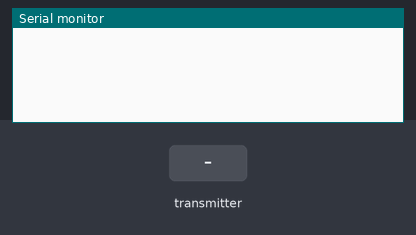
This program was run on a simulated ESP32. Shown: the last lines printed to the serial monitor. The inputs (shaded band) are chosen by the test bench.

Above: at 1.2 s.
1.3 s: the transmitter starts sending a = 0
At 1.66 s:
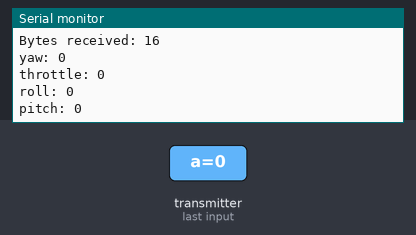
2.8 s: the transmitter starts sending b = 1024
4.3 s: the transmitter starts sending c = 1024
5.8 s: the transmitter starts sending d = 1024
At 6.16 s:
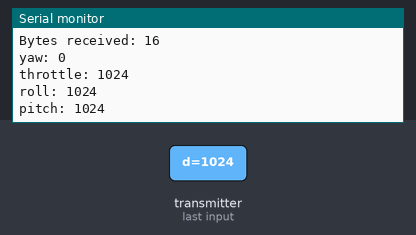
7.3 s: the transmitter starts sending a = 1024
8.8 s: the transmitter starts sending b = 2048
Timing chart, 0 to 11.3 s (numbered marks = the images above; inputs shaded):
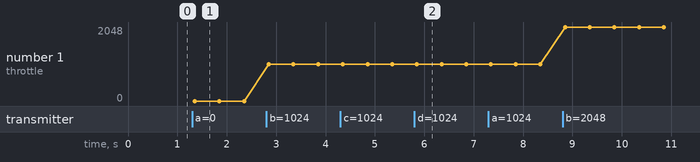

The program:

main.cpp
```cpp
#include <Arduino.h>
#include <esp_now.h>
#include <WiFi.h>

int yaw;
int throttle;
int pitch;
int roll;

// Structure example to receive data
// Must match the sender structure
typedef struct struct_message {
  /*    char a[32];
      int b;
      float c;
      bool d;*/
  int a;
  int b;
  int c;
  int d;
} struct_message;

// Create a struct_message called myData
struct_message myData;

// callback function that will be executed when data is received
void OnDataRecv(const uint8_t * mac, const uint8_t *incomingData, int len) {
  memcpy(&myData, incomingData, sizeof(myData));
  Serial.print("Bytes received: ");
  Serial.println(len);
  yaw = myData.a;
  throttle = myData.b;
  roll = myData.c;
  pitch = myData.d;
  Serial.print("yaw: ");
  Serial.println(myData.a);
  Serial.print("throttle: ");
  Serial.println(myData.b);
  Serial.print("roll: ");
  Serial.println(myData.c);
  Serial.print("pitch: ");
  Serial.println(myData.d);
  Serial.println();

}

void setup() {
  // Initialize Serial Monitor
  Serial.begin(115200);

  // Set device as a Wi-Fi Station
  WiFi.mode(WIFI_STA);

  // Init ESP-NOW
  if (esp_now_init() != ESP_OK) {
    Serial.println("Error initializing ESP-NOW");
    return;
  }

  // Once ESPNow is successfully Init, we will register for recv CB to
  // get recv packer info
  esp_now_register_recv_cb(OnDataRecv);
}

void loop() {

}
```

Measured:
- after the input at 1.3 s, the serial monitor: prints a new line after 0.05 s (image 1)
- after the input at 5.8 s, the serial monitor: prints a new line after 0.05 s (image 2)
- plotted number 1: 0 → 1024 after the input at 2.8 s, 1024 → 2048 after the input at 8.8 s
